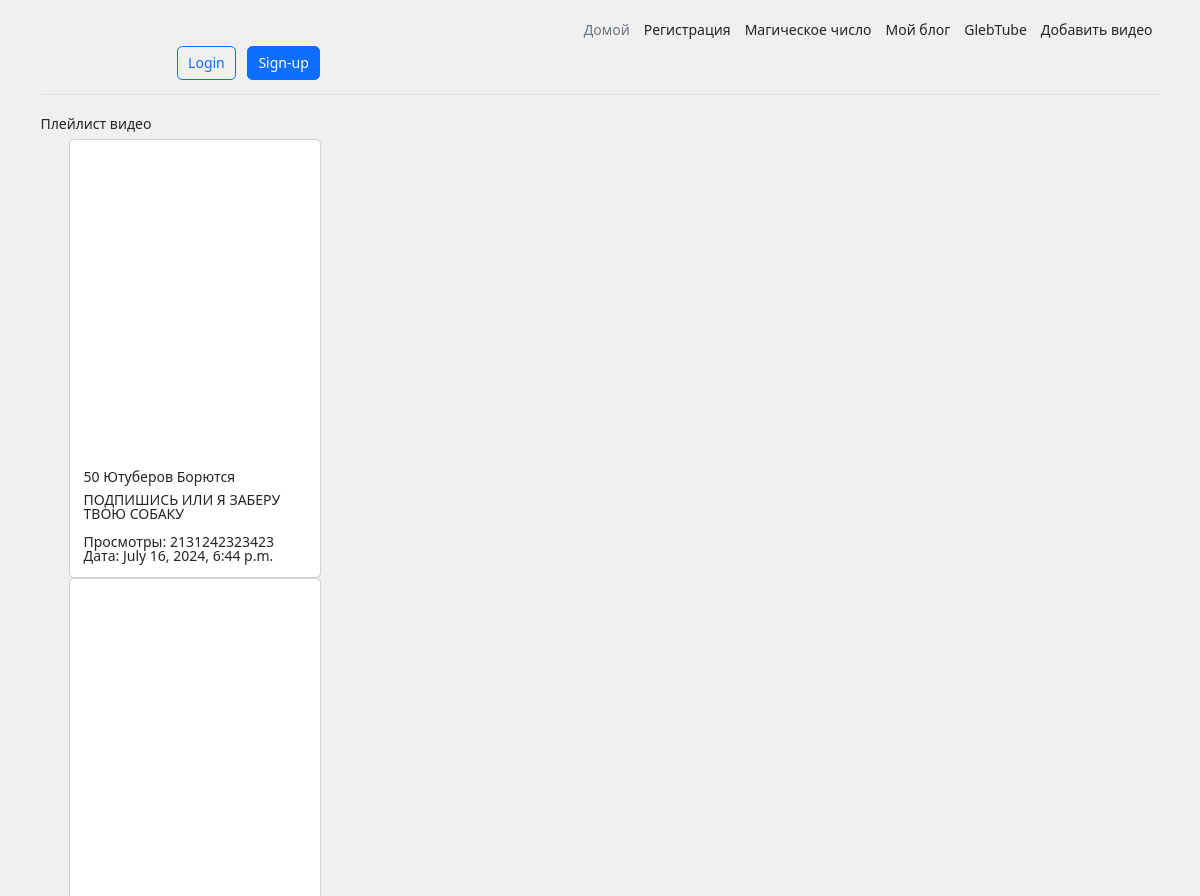
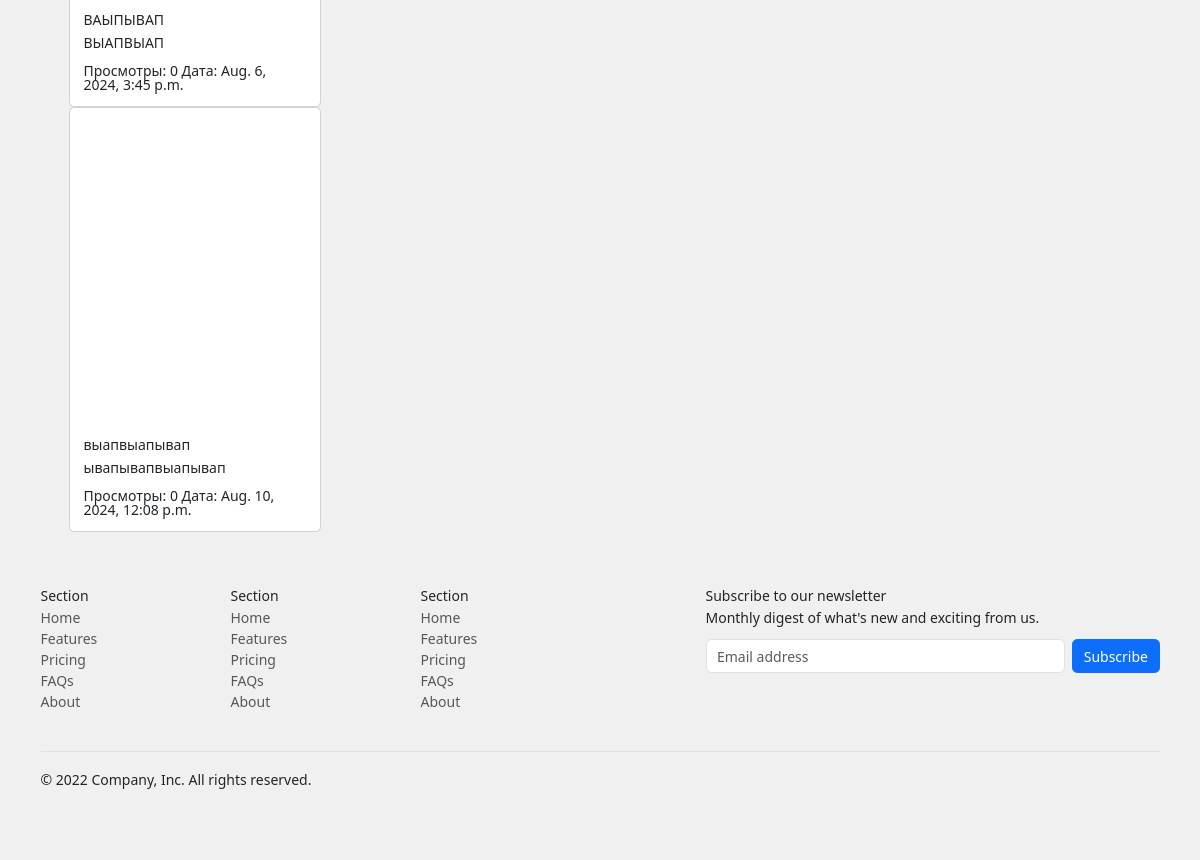
Screenshot of /videoBlog/ with the database file from the repository (2 pictures, top to bottom).
### blog/models.py (models this page shows)
class Video(models.Model):
    embed_code = models.TextField()
    name = models.CharField(max_length=20)
    description = models.TextField()
    views = models.PositiveIntegerField(default=0)
    date = models.DateTimeField(auto_now_add=True)

### blog/views.py (the view)
# urls.py: path('videoBlog/', videoBlog, name="videoBlog"),
def videoBlog(request):
    videos = Video.objects.all()
    return render(request, './blog/videoBlog.html', {'videos':videos})

### blog/templates/blog/videoBlog.html (shortened to what this page needs)
{% extends "blog/base.html" %}
{% block content %}
<section>
    <div class="container">
        <h1>Плейлист видео</h1>
        <ul>
            {%for video in videos%}
            <li class="card" style="width: 18rem;">
                <iframe width="560" height="315" src="https://www.youtube.com/embed/{{video.embed_code}}" title="YouTube video player" frameborder="0" allow="accelerometer; autoplay; clipboard-write; encrypted-media; gyroscope; picture-in-picture; web-share" allowfullscreen></iframe>
                <div class="card-body">
                    <h5 class="card-title">{{video.name}}</h5>
                    <p class="card-text">{{video.description}}</p>
                    <span>Просмотры: {{video.views}}</span>
                    <span>Дата: {{video.date}}</span>
                </div>
            </li>
            {%endfor%}
        </ul>
    </div>
</section>
{% endblock %}

### blog/static/blog/css/zero.css (style rules this page uses)
* { padding: 0; margin: 0; border: 0; }
*,*:before,*:after { -moz-box-sizing: border-box; -webkit-box-sizing: border-box; box-sizing: border-box; }
html,body { width: 100%; font-size: 100%; line-height: 1; font-size: 14px; -ms-text-size-adjust: 100%; -moz-text-size-adjust: 100%; -webkit-text-size-adjust: 100%; }
ul li { list-style: none; }
h1,h2,h3,h4,h5,h6 { font-size:inherit;font-weight: 400; }

### blog/static/blog/css/formVideo.css (style rules this page uses)
body { --bgColor: rgb(240, 240, 240); --textColor: black; background-color: var(--bgColor); }

### rows the page displays
Video: name "50 Ютуберов Борются", description "ПОДПИШИСЬ ИЛИ Я ЗАБЕРУ ТВОЮ СОБАКУ", views "2131242323423", date "July 16, 2024, 6:44 p.m."
Video: name "ВАЫПЫВАП", description "ВЫАПВЫАП", views "0", date "Aug. 6, 2024, 3:45 p.m."
Video: name "выапвыапывап", description "ывапывапвыапывап", views "0", date "Aug. 10, 2024, 12:08 p.m."
